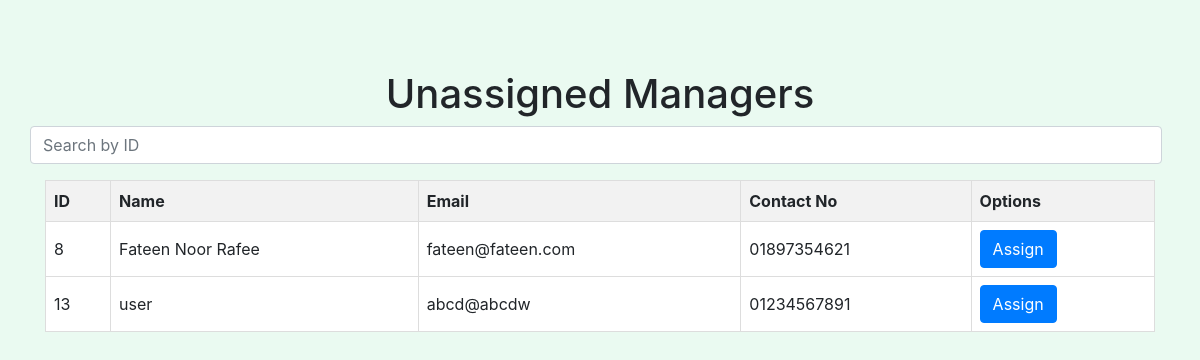
Page /sts/assign_m/1 (signed in) on the committed database.
### models.py (models this page shows, shortened)
class Sts_manager_info(db.Model):
    id = db.Column(db.Integer, db.ForeignKey('user.id'), primary_key=True, nullable=False)
    ward_id = db.Column(db.Integer, db.ForeignKey('sts_info.ward_id'), nullable=False)

class User(db.Model):
    id = db.Column(db.Integer, primary_key=True)
    email = db.Column(db.String(100), unique=True)
    password_hash = db.Column(db.String(100))
    role_id = db.Column(db.Integer, db.ForeignKey('role.id'), nullable=False)
    name = db.Column(db.String)
    contact = db.Column(db.String)
    verified = db.Column(db.Integer)

### sts.py (the view)
@sts.route('/assign_m/<int:wardId>')
def assign_m_sts(wardId: int):
    if 10 in session['permissions']:
        query = db.session.query(Sts_manager_info, User).join(User, Sts_manager_info.id == User.id).filter(Sts_manager_info.ward_id == -1)
        all_managers = query.all()
        managers_data = [
                {
                 'id': manager.Sts_manager_info.id,
                 'name': manager.User.name,
                 'email': manager.User.email,
                 'contact': manager.User.contact
                }
                for manager in all_managers]
        return render_template('unassigned_managers.html', managers=managers_data, ward_no=wardId)
    else:
        response = make_response(jsonify({"success": "False", "message": "Insufficient permissions"}), 401)
        return response

### templates/unassigned_managers.html (shortened to what this page needs)
<!DOCTYPE html>
<html lang="en">
<head>
    <link rel="stylesheet" href="https://cdn.jsdelivr.net/npm/bootstrap@4.6.2/dist/css/bootstrap.min.css">
</head>
<body>
<div class="container">
    <h1 class="row justify-content-center">Unassigned Managers</h1>
    <div class="row justify-content-center mb-3">
        <input type="number" id="searchInput" class="form-control mr-2" placeholder="Search by ID">
    </div>
    <table id="vehicleTable">
        <thead>
            <tr>
                <th onclick="sortTable(0)">ID</th>
                <th onclick="sortTable(1)">Name</th>
                <th onclick="sortTable(2)">Email</th>
                <th onclick="sortTable(3)">Contact No</th>
                <th>Options</th>
            </tr>
        </thead>
        <tbody>
            {% for manager in managers %}
    <tr class="vehicleData">
        <td>{{ manager.id }}</td>
        <td>{{ manager.name }}</td>
        <td>{{ manager.email }}</td>
        <td>{{ manager.contact }}</td>
        <td>
            <form id="edit-form-{{ manager.id }}">
                <button type="submit" class="btn btn-primary">Assign</button>
            </form>
        </td>
    </tr>
{% endfor %}
        </tbody>
    </table>
</div>
</body>
</html>

### templates/unassigned_managers.html (style rules this page uses)
body { background-color: #eafaf1; padding: 20px; }
.container { margin-top: 50px; }
table { width: 100%; border-collapse: collapse; background-color: #fff; border: 1px solid #dddddd; }
th, td { border: 1px solid #dddddd; text-align: left; padding: 8px; }
th { background-color: #f2f2f2; cursor: pointer; }

### rows in the picture
Sts_manager_info: id "8", name "Fateen Noor Rafee", email "fateen@fateen.com", contact "01897354621"
Sts_manager_info: id "13", name "user", email "abcd@abcdw", contact "01234567891"
